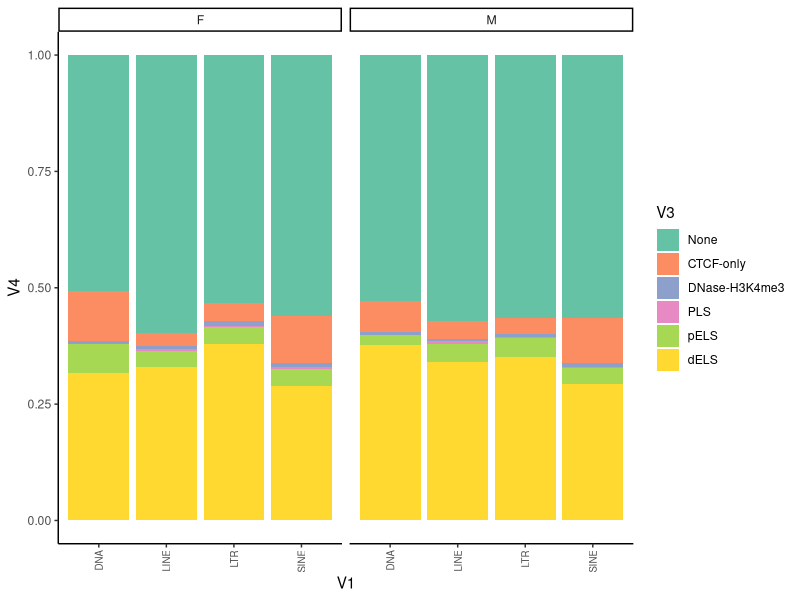
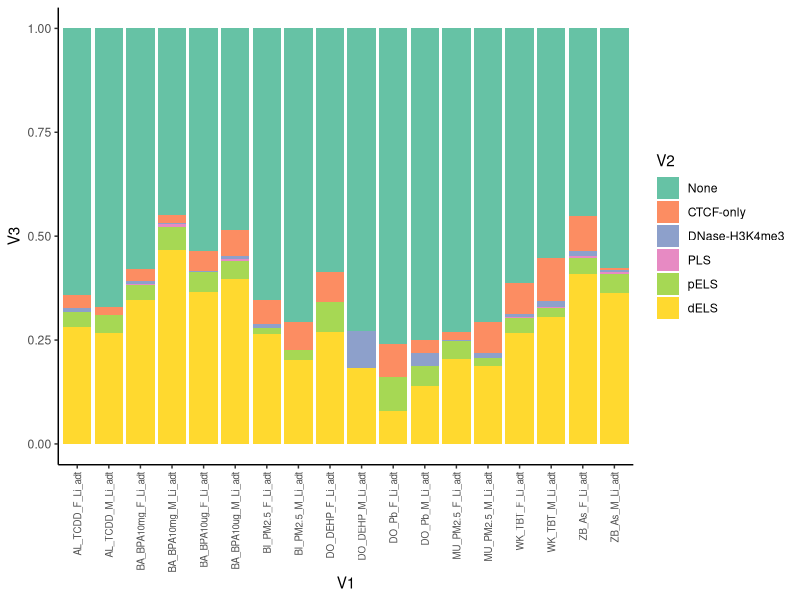

Write R code to recreate these figures, in order.
library(ggplot2)

#DA-TEs overlap with cCREs
data<-read.table("DA-TEs_wcCRE.txt",header = F)
data$V3<-factor(data$V3,levels = c("None","CTCF-only","DNase-H3K4me3","PLS","pELS","dELS"))

ggplot(data, aes(x=V1, y=V4, fill=V3))+scale_fill_brewer(palette = "Set2")+
  geom_bar(stat="identity",position = "fill")+theme_classic()+facet_grid(~V2)+
  theme(axis.text.x = element_text(angle = 90, hjust = 1, size=7,vjust = 0.5))

#DA-TEs overlap with cCREs in different exposure
data<-read.table("DA-TEs_wcCRE_different_Exposure.txt",header = F)
data$V2<-factor(data$V2,levels = c("None","CTCF-only","DNase-H3K4me3","PLS","pELS","dELS"))

ggplot(data, aes(x=V1, y=V3, fill=V2))+scale_fill_brewer(palette = "Set2")+
  geom_bar(stat="identity",position = "fill")+theme_classic()+
  theme(axis.text.x = element_text(angle = 90, hjust = 1, size=7,vjust = 0.5))
